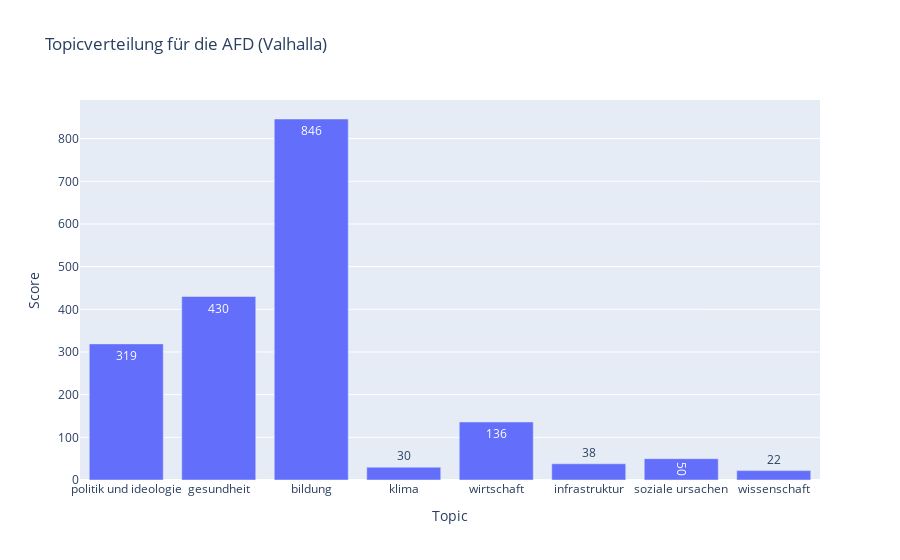

Here is the notebook cell this chart was saved with:
### Code cell
getbarcheinzelparteivalhalla("AFD")

### Figure 1 — Plotly figure (JSON) as saved in the notebook; plotly's stock layout.template omitted (floating-point values rounded to 4 significant figures)
{"data": [{"alignmentgroup": "True", "hovertemplate": "Topic=%{x}<br>Score=%{text}<extra></extra>", "legendgroup": "", "marker": {"color": "#636efa", "pattern": {"shape": ""}}, "name": "", "offsetgroup": "", "orientation": "v", "showlegend": false, "text": [319, 430, 846, 30, 136, 38, 50, 22], "textposition": "auto", "type": "bar", "x": ["politik und ideologie", "gesundheit", "bildung", "klima", "wirtschaft", "infrastruktur", "soziale ursachen", "wissenschaft"], "xaxis": "x", "y": [319, 430, 846, 30, 136, 38, 50, 22], "yaxis": "y"}], "layout": {"barmode": "relative", "legend": {"tracegroupgap": 0}, "title": {"text": "Topicverteilung für die AFD (Valhalla)"}, "xaxis": {"anchor": "y", "domain": [0, 1], "title": {"text": "Topic"}}, "yaxis": {"anchor": "x", "domain": [0, 1], "title": {"text": "Score"}}}}
